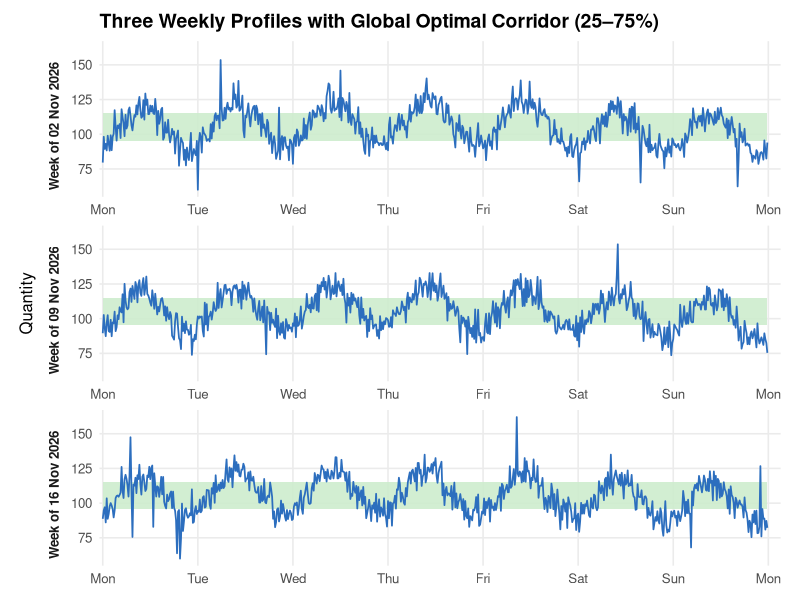

Reproduce this figure in R.
# ---- Packages ----
library(data.table)
library(ggplot2)
library(lubridate)
library(scales)

set.seed(42)

# ---- 1) Simulate data: ~8 weeks at 15-minute resolution ----
start <- floor_date(Sys.time(), "week", week_start = 1) - weeks(8)
end   <- floor_date(Sys.time(), "week", week_start = 1) + days(7) - seconds(1)

dt <- data.table(ts = seq(from = start, to = end, by = "15 mins"))

# Diurnal + weekday pattern + noise/spikes
tod  <- as.numeric(dt$ts - floor_date(dt$ts, "day"), units = "hours")
wday <- lubridate::wday(dt$ts, week_start = 1) # 1=Mon
base_day  <- 105 + 15*sin(2*pi*(tod-4)/24)
wk_mod    <- c(0, 2, 3, 4, 1, -3, -5)[wday]
noise     <- rnorm(nrow(dt), sd = 6)
events    <- rbinom(nrow(dt), 1, 0.01)
event_eff <- events * sample(c(-35,-25,25,35), nrow(dt), TRUE)
dt[, value := pmax(60, base_day + wk_mod + noise + event_eff)]

# ---- 2) Choose the last 3 full weeks ----
dt[, week_start := floor_date(ts, "week", week_start = 1)]
sel_weeks <- sort(unique(dt$week_start), decreasing = TRUE)[1:3]
sel_weeks <- sort(sel_weeks)  # chronological order

# Data to plot
plotdt <- dt[week_start %in% sel_weeks]
plotdt[, facet_lab := paste0("Week of ", format(week_start, "%d %b %Y"))]

# ---- 3) GLOBAL corridor (25–75 across ALL data, no weekday/time dependence) ----
p25_all <- quantile(dt$value, 0.25, na.rm = TRUE)
p75_all <- quantile(dt$value, 0.75, na.rm = TRUE)
plotdt[, `:=`(p25_all = p25_all, p75_all = p75_all)]

# ---- 4) Plot: 3 stacked panels with soft green global corridor ----
soft_green <- "#CDECCD"

ggplot(plotdt, aes(x = ts)) +
  geom_ribbon(aes(ymin = p25_all, ymax = p75_all), fill = soft_green, alpha = 0.9) +
  geom_line(aes(y = value), linewidth = 0.6, color = "#2C6EBE") +
  facet_wrap(~ facet_lab, ncol = 1, scales = "free_x", strip.position = "left") +
  scale_x_datetime(breaks = date_breaks("1 day"),
                   labels = date_format("%a"),
                   expand = expansion(mult = c(0.005, 0.02))) +
  labs(
    title = "Three Weekly Profiles with Global Optimal Corridor (25–75%)",
    x = NULL, y = "Quantity"
  ) +
  theme_minimal(base_size = 12) +
  theme(
    panel.grid.minor = element_blank(),
    strip.background = element_blank(),
    strip.placement  = "outside",
    strip.text       = element_text(face = "bold", hjust = 0),
    plot.title       = element_text(face = "bold", size = 14),
    plot.margin      = margin(10, 14, 10, 14)
  )
